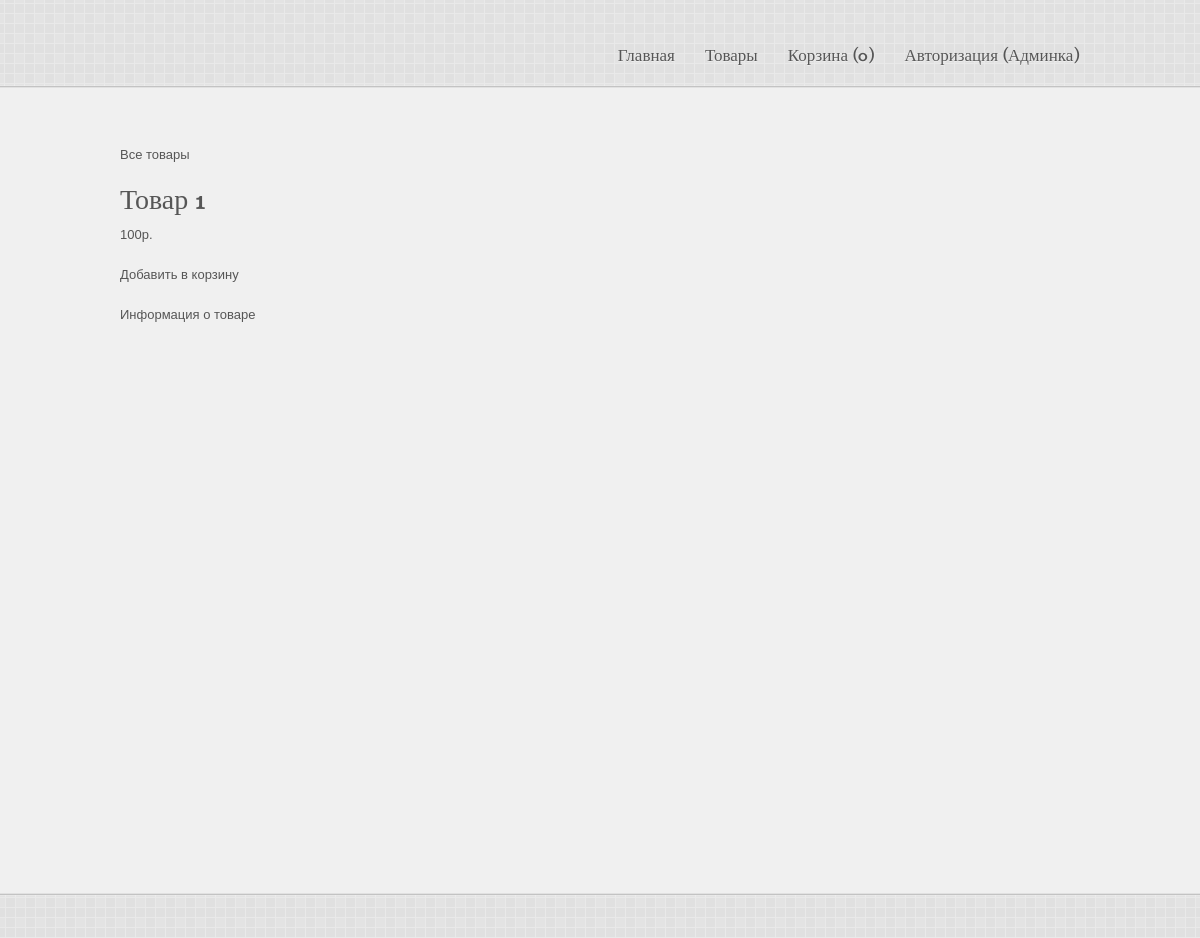
Page /?page=goods&func=one&id=1 on the committed database.
### tables this page shows
CREATE TABLE `goods` (
  `id` int(3) NOT NULL,
  `name` varchar(20) NOT NULL,
  `info` varchar(255) NOT NULL,
  `price` varchar(20) NOT NULL
);

### public/index.php (called while the page is built, shortened)
<?
	include('../main/main.php');

### main/config.php (called while the page is built, shortened)
<?
	function connect(){
		static $link;
		if (empty($link)){
			$link = mysqli_connect('localhost', 'root', '', 'gbphp');
		}
		return $link;
	}
?>

### main/goods.php (the view, shortened to what this page needs)
<?
function one() {
	$id = (int) $_GET['id'];
	$sql = "SELECT id, name, info, price FROM goods WHERE id = $id";
    $res = mysqli_query(connect(), $sql);
    $content = '<a href="?page=goods">Все товары</a><br><br><br>';
    $row = mysqli_fetch_assoc($res);
        $content .=<<<php
        <h1>{$row['name']}</h1>
        <p>{$row['price']}р.</p>
        <p onclick="send($id)" style="cursor: pointer"> Добавить в корзину </p>
        <p>{$row['info']}</p>
php;
$script = file_get_contents(__DIR__ . '/js/send.js');
$content .= "<script>$script</script>";
		return $content;
}

### public/style.css (style rules this page uses)
html, body, div, span, applet, object, iframe, h1, h2, h3, h4, h5, h6, p, blockquote, pre, a, abbr, acronym, address, big, cite, code, del, dfn, em, font, img, ins, kbd, q, s, samp, small, strike, strong, tt, var, b, u, i, center, dl, dt, dd, ol, ul, li, fieldset, form, label, legend, table, caption, tbody, tfoot, thead, tr, th, td { margin:0; padding:0; border:0; outline:0; font-size:100%; vertical-align:baseline; background:transparent }
body { line-height:1 }
ol, ul { list-style:none }
body { font-family:"Lucida Grande", "Lucida Sans Unicode", "Trebuchet MS", Helvetica, Arial, sans-serif; background-color: #f0f0f0; color: #565656; font-size: 13px; overflow-y: scroll; overflow-x: hidden; }
html, body { height: 100%; }
#container { min-height: 100%; height: auto !important; height: 100%; margin: 0 auto -145px; }
#footer-wrapper, .push { height: 145px; }
p { line-height: 20px; margin-bottom: 20px; }
a { text-decoration: none; color: #565656; }
h1, h2, h3, h4, h5, h6 { font-family: 'MidoMedium'; font-weight: normal; color: #565656; margin-bottom: 10px; }
h1 { font-size: 28px; }
#header-wrapper { min-width: 960px; height: 88px; background: transparent url(style/images/header-bg.png) repeat-x center bottom; }
#header { width: 960px; height: 88px; margin: 0 auto; position: relative; z-index: 999; }
#page-top { padding-bottom: 70px; }
#menu-wrapper { float: right; position: absolute; bottom: 23px; right: 0; }
#footer-wrapper { height: 45px; padding-top:100px; }
#footer { min-width: 960px; height: 45px; background: transparent url(style/images/footer-bg.png) repeat-x top center; }
#footer-content { width: 960px; height: 45px; margin: 0 auto; position: relative; }
.ddsmoothmenu { font-family: 'MidoMedium'; font-size: 17px; z-index: 1000; position: relative; text-shadow: 0px 1px 0px #efefef; }
.ddsmoothmenu ul { margin: 0; padding: 0; list-style-type: none; }
.ddsmoothmenu ul li { position: relative; display: inline; float: left; clear: none; margin-left: 20px; padding-left: 10px; }
.ddsmoothmenu ul li a { display: block; text-decoration: none; position: relative; text-shadow: 0px 1px 0px #efefef; }
.ddsmoothmenu ul li a, .ddsmoothmenu ul li a:visited { color: #565656; }
#piecemaker-container { display:block; height:460px; margin: -10px auto 40px; width: 960px; }

### rows in the picture
goods: name "Товар 1", price "100", info "Информация о товаре"

### other values in the picture
strtr($template, $newDate) "Главная Товары Корзина ( 0 ) Авторизация (Админка)"
